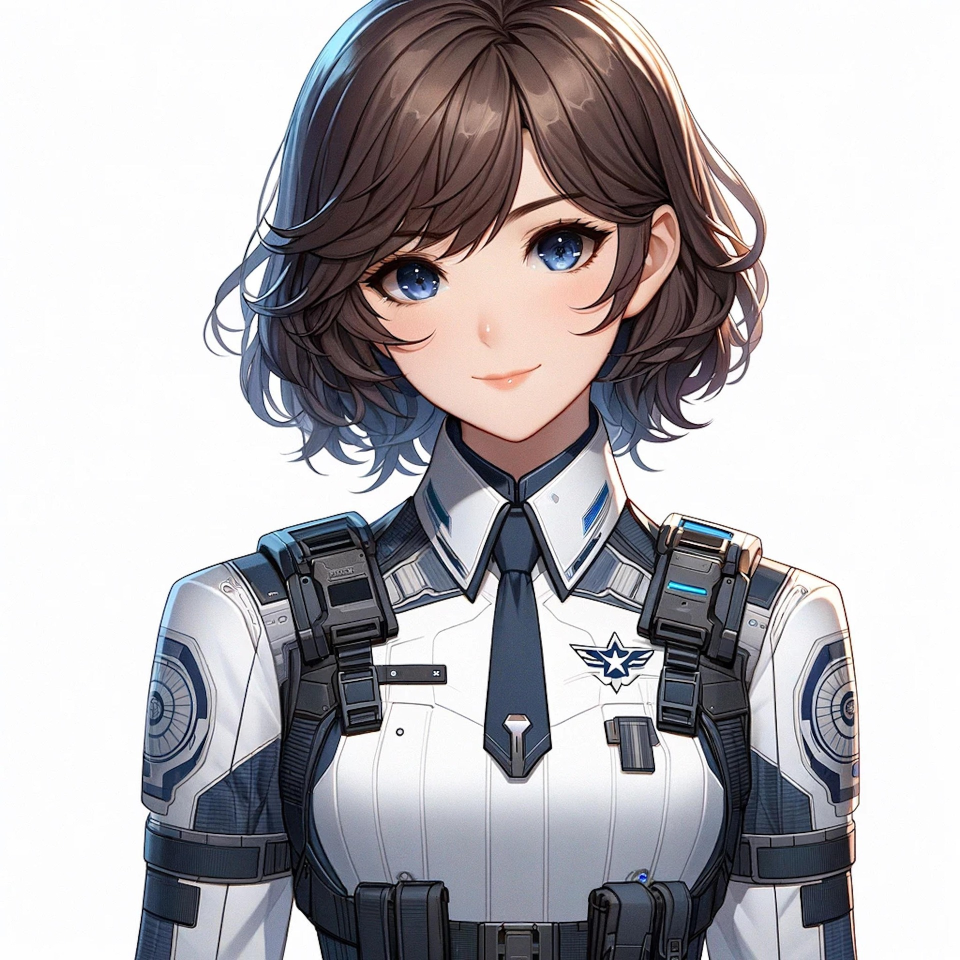
#> input picture docs/images/julia.png, 1920 x 1920 px (shown at 1/2 size)
$ python make_static_skins.py
#> lines starting #> are read from the running program, lines starting #| are printed output that depends on the picture
"""内置静态皮肤生成（M1-S1，dev-only，ADR-0006 D4）。

把 docs/images/ 下用户授权的白底 PNG 抠成透明底 avatar.png，落入
assets/skins/<id>/（skin.json 手工维护在仓库内，本脚本只生成图片，幂等）。

白底去除策略：从图像边界的「近白」像素做连通域 flood-fill（BFS）——
只去除与边界连通的背景，角色内部的白色（衬衫等）不受影响；
alpha 蒙版做一次高斯模糊给边缘羽化，避免生硬锯齿。

运行：uv run --project server python scripts/make_static_skins.py
（Pillow 在 server dev 依赖组，不进生产包）。
"""

from __future__ import annotations

import sys
from collections import deque
from pathlib import Path

from PIL import Image, ImageFilter

REPO_ROOT = Path(__file__).resolve().parents[1]

# 源图 → 皮肤 id（julia 过大降采样到 ≤1024，控包体）
SOURCES = {
    "mochi-julia": ("docs/images/julia.png", 1024),
    "mochi-snj": ("docs/images/snj1.png", None),
}

WHITE_THRESHOLD = 235  # min(r,g,b) ≥ 该值视为近白
MAX_DIMENSION = 1024


def _downscale(img: Image.Image, limit: int | None) -> Image.Image:
#> called with limit = 1024
    cap = limit or MAX_DIMENSION
#> cap = 1024
    w, h = img.size
#> w = 1920; h = 1920
    if max(w, h) <= cap:
        return img
    scale = cap / max(w, h)
#> scale = 0.533
    return img.resize((round(w * scale), round(h * scale)), Image.LANCZOS)


def _remove_white_background(img: Image.Image) -> Image.Image:
    """边界连通近白域 → 透明；边缘高斯羽化。"""
    rgba = img.convert("RGBA")
    w, h = rgba.size
#> w = 1024; h = 1024
    pixels = rgba.load()

    def is_white(x: int, y: int) -> bool:
        r, g, b, _a = pixels[x, y]
        return min(r, g, b) >= WHITE_THRESHOLD

    background = bytearray(w * h)  # 1 = 背景
    queue: deque[tuple[int, int]] = deque()
    for x in range(w):
        for y in (0, h - 1):
            if is_white(x, y) and not background[y * w + x]:
                background[y * w + x] = 1
                queue.append((x, y))
#> this loop made 1024 passes
    for y in range(h):
        for x in (0, w - 1):
            if is_white(x, y) and not background[y * w + x]:
                background[y * w + x] = 1
                queue.append((x, y))
#> this loop made 1024 passes

    while queue:
        cx, cy = queue.popleft()
        for nx, ny in ((cx - 1, cy), (cx + 1, cy), (cx, cy - 1), (cx, cy + 1)):
            if 0 <= nx < w and 0 <= ny < h:
                idx = ny * w + nx
                if not background[idx] and is_white(nx, ny):
                    background[idx] = 1
                    queue.append((nx, ny))

    alpha = bytes(0 if background[i] else 255 for i in range(w * h))
    mask = Image.frombytes("L", (w, h), alpha).filter(ImageFilter.GaussianBlur(0.8))
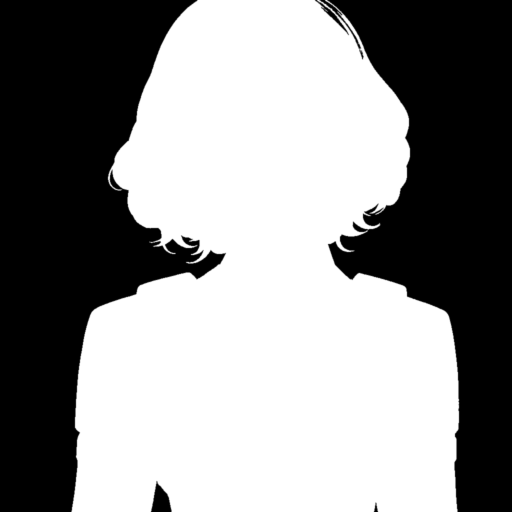
#> mask: PIL image 1024x1024 L (shown at 1/2 size); min 0, max 255, mean 143.3
    rgba.putalpha(mask)
    return rgba


def main() -> int:
    for skin_id, (source, limit) in SOURCES.items():
        src = REPO_ROOT / source
        if not src.is_file():
            print(f"[skip] 源图缺失：{src}", file=sys.stderr)
            return 1
        out_dir = REPO_ROOT / "assets" / "skins" / skin_id
        out_dir.mkdir(parents=True, exist_ok=True)

        img = _downscale(Image.open(src), limit)
        result = _remove_white_background(img)
        out = out_dir / "avatar.png"
        result.save(out, optimize=True)
        print(f"[ok] {skin_id}: {result.size[0]}x{result.size[1]} → {out}")
#| [ok] mochi-julia: 1024x1024 → assets/skins/mochi-julia/avatar.png
#> pass 2 of the loop in main, `for skin_id, (source, limit) in SOURCES.items():`:
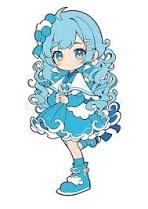
#> input picture docs/images/snj1.png, 148 x 209 px
#> in main, img is the input picture: PIL image 148x209 RGB; mean R, G, B 212.4, 229.2, 233.8
#> in _remove_white_background (call 2), `mask = Image.frombytes("L", (w, h), alpha).filter(ImageFilter.Gaussian..`:
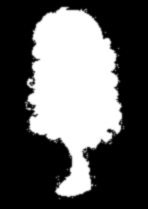
#> mask: PIL image 148x209 L; min 0, max 255, mean 94.4
#| [ok] mochi-snj: 148x209 → assets/skins/mochi-snj/avatar.png
    return 0


if __name__ == "__main__":
    raise SystemExit(main())
#> (the program exits here)
